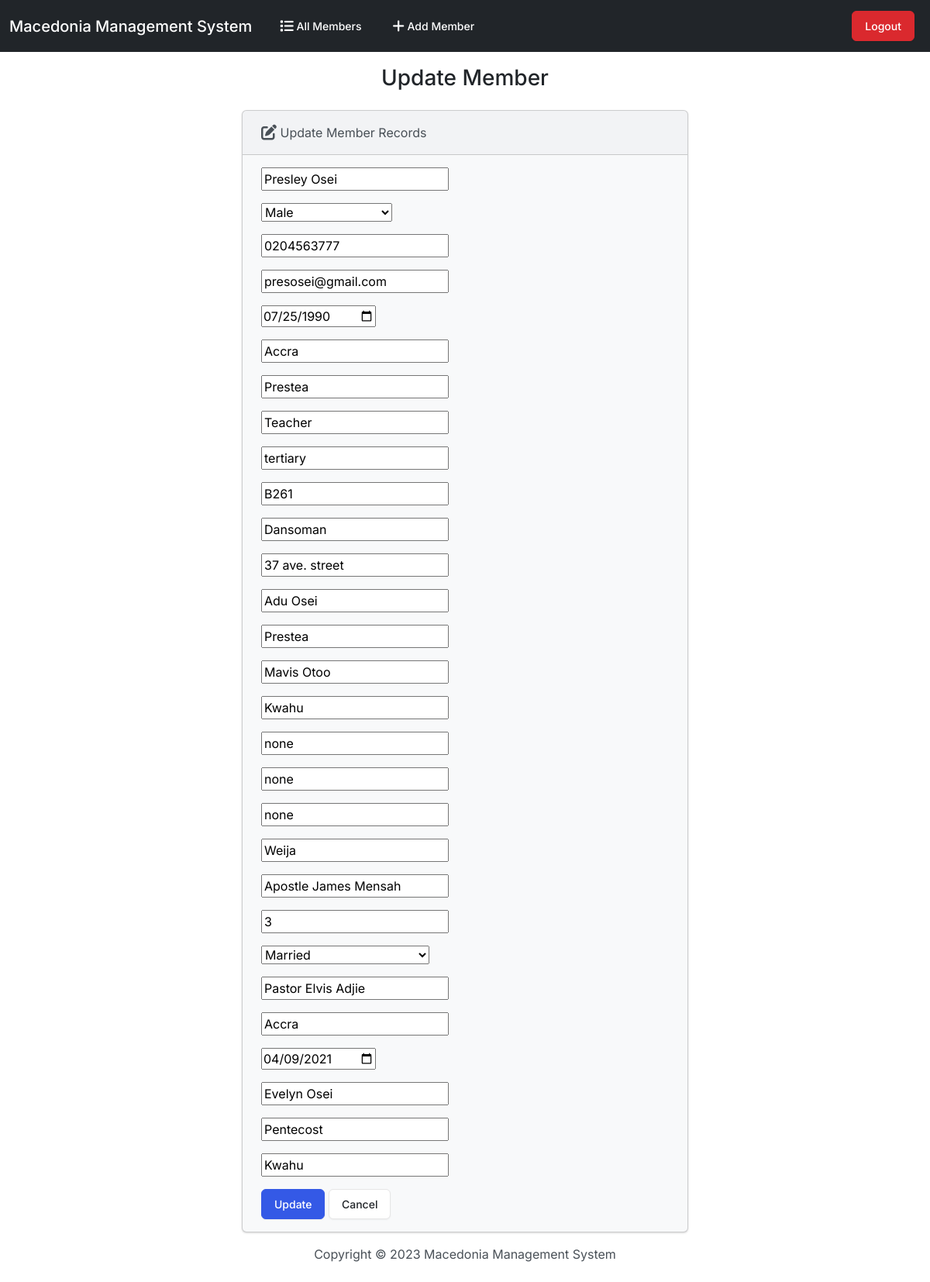
Screenshot of /edit/3/ (signed in) with the database file from the repository.
### members/models.py (models this page shows, shortened)
class Member(models.Model):
    full_name = models.CharField(max_length=200)
    gender = models.CharField(choices=GENDER_CHOICES, max_length=200)
    phone = models.CharField(max_length=10)
    email = models.EmailField(max_length=100)
    date_of_birth = models.DateField()
    place_of_birth = models.CharField(max_length=200, null=True)
    hometown = models.CharField(max_length=200, null=True)
    occupation = models.CharField(max_length=200, null=True)
    educational_background = models.CharField(max_length=200, null=True)
    house_number = models.CharField(max_length=20, null=True)
    residental_area = models.CharField(max_length=200, null=True)
    residental_street = models.CharField(max_length=200, null=True)
    father_name = models.CharField(max_length=200, null=True)
    father_hometown = models.CharField(max_length=200, null=True)
    mother_name = models.CharField(max_length=200, null=True)
    mother_hometown = models.CharField(max_length=200, null=True)
    former_assembly = models.CharField(max_length=200, null=True)
    former_district = models.CharField(max_length=200, null=True)
    former_region_of_district_assembly = models.CharField(
        max_length=200, null=True)
    place_of_baptism = models.CharField(max_length=200, null=True)
    baptismal_officiating_minister = models.CharField(
        max_length=200, null=True)
    zone = models.IntegerField()
    marital_status = models.CharField(
        choices=MARITAL_STATUS, max_length=200)
    marital_officiating_minister = models.CharField(max_length=200, null=True)
    place_of_marriage = models.CharField(max_length=200, null=True)
    year_of_marriage_registered = models.DateField()
    name_of_partner = models.CharField(max_length=200, null=True)
    name_of_denomination_of_partner = models.CharField(
        max_length=200, null=True)
    partner_hometown = models.CharField(max_length=100)

### members/views.py (the view)
# urls.py: path('edit/<int:id>/', views.edit, name='edit'),
@login_required
def edit(request, id):
    if request.method == 'POST':
        member = Member.objects.get(pk=id)
        form = MemberForm(request.POST, instance=member)
        if form.is_valid():
            form.save()
            return render(request, 'members/edit.html', {
                'form': form,
                'success': True
            })
    else:
        member = Member.objects.get(pk=id)
        form = MemberForm(instance=member)
    return render(request, 'members/edit.html', {
        'form': form
    })

### members/forms.py
class MemberForm(forms.ModelForm):
    gender = forms.CharField(widget=forms.Select(choices=(('', 'Select Your Gender'),) + GENDER_CHOICES))
    marital_status = forms.CharField(
        widget=forms.Select(choices=(('', 'Select Your Marital Status'),) + MARITAL_STATUS))
    date_of_birth = forms.DateField(widget=forms.DateInput(attrs={'type': 'date'}))
    year_of_marriage_registered = forms.DateField(widget=forms.DateInput(attrs={'type': 'date'}))
    class Meta:
        model = Member
        fields = ['full_name', 'gender', 'phone', 'email', 'date_of_birth', 'place_of_birth', 'hometown', 'occupation',
                  'educational_background', 'house_number', 'residental_area', 'residental_street', 'father_name',
                  'father_hometown', 'mother_name', 'mother_hometown', 'former_assembly', 'former_district',
                  'former_region_of_district_assembly', 'place_of_baptism', 'baptismal_officiating_minister', 'zone',
                  'marital_status', 'marital_officiating_minister', 'place_of_marriage', 'year_of_marriage_registered',
                  'name_of_partner', 'name_of_denomination_of_partner', 'partner_hometown']

### members/templates/members/edit.html (shortened to what this page needs)
{% extends "members/base.html" %}
{% block body %}
  <h3 class="text-center m-4">Update Member</h3>
  {% if success %}
    <div class="alert alert-success" role="alert">
      The member updated successfully.
      <a href="{% url 'index' %}" class="alert-link">Go to Home Page.</a>
    </div>
  {% else %}
    <div class="row justify-content-center">
      <div class="col-6">
        <div class="card bg-light mb-3">
          <div class="card-header">
            <i class="fa-solid fa-pen-to-square fa-lg"></i> Update Member Records
          </div>
          <div class="card-body">
            <form action="" method="POST">
              {{ form.as_p }}
              <button type="submit" class="btn btn-primary">Update</button>
              <a href="{% url 'index' %}" class="btn btn-secondary">Cancel</a>
            </form>
          </div>
        </div>
      </div>
    </div>
  {% endif %}
{% endblock %}

### rows the page displays
Member: full_name "Presley Osei", gender "Male", phone "0204563777", email "presosei@gmail.com", date_of_birth "07/25/1990", place_of_birth "Accra", hometown "Prestea", occupation "Teacher", educational_background "tertiary", house_number "B261", residental_area "Dansoman", residental_street "37 ave. street", father_name "Adu Osei", father_hometown "Prestea", mother_name "Mavis Otoo", mother_hometown "Kwahu", former_assembly "none", former_district "none", former_region_of_district_assembly "none", place_of_baptism "Weija", baptismal_officiating_minister "Apostle James Mensah", zone "3", marital_status "Married", marital_officiating_minister "Pastor Elvis Adjie", place_of_marriage "Accra", year_of_marriage_registered "04/09/2021", name_of_partner "Evelyn Osei", name_of_denomination_of_partner "Pentecost", partner_hometown "Kwahu"
